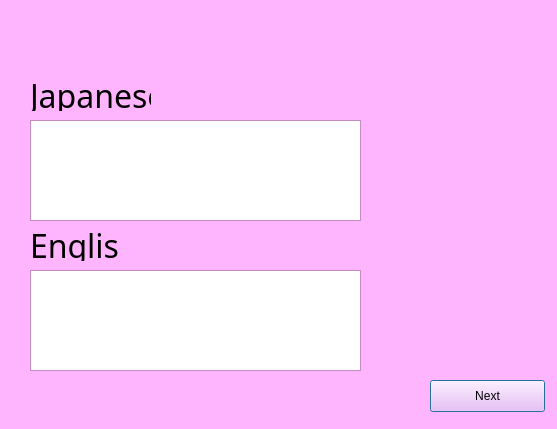
<?xml version="1.0" encoding="UTF-8"?>
<ui version="4.0">
 <class>chpt5Dialog</class>
 <widget class="QDialog" name="chpt5Dialog">
  <property name="geometry">
   <rect>
    <x>0</x>
    <y>0</y>
    <width>557</width>
    <height>429</height>
   </rect>
  </property>
  <property name="palette">
   <palette>
    <active>
     <colorrole role="WindowText">
      <brush brushstyle="SolidPattern">
       <color alpha="255">
        <red>0</red>
        <green>0</green>
        <blue>0</blue>
       </color>
      </brush>
     </colorrole>
     <colorrole role="Button">
      <brush brushstyle="SolidPattern">
       <color alpha="255">
        <red>255</red>
        <green>181</green>
        <blue>254</blue>
       </color>
      </brush>
     </colorrole>
     <colorrole role="Light">
      <brush brushstyle="SolidPattern">
       <color alpha="255">
        <red>255</red>
        <green>255</green>
        <blue>255</blue>
       </color>
      </brush>
     </colorrole>
     <colorrole role="Midlight">
      <brush brushstyle="SolidPattern">
       <color alpha="255">
        <red>255</red>
        <green>218</green>
        <blue>254</blue>
       </color>
      </brush>
     </colorrole>
     <colorrole role="Dark">
      <brush brushstyle="SolidPattern">
       <color alpha="255">
        <red>127</red>
        <green>90</green>
        <blue>127</blue>
       </color>
      </brush>
     </colorrole>
     <colorrole role="Mid">
      <brush brushstyle="SolidPattern">
       <color alpha="255">
        <red>170</red>
        <green>121</green>
        <blue>169</blue>
       </color>
      </brush>
     </colorrole>
     <colorrole role="Text">
      <brush brushstyle="SolidPattern">
       <color alpha="255">
        <red>0</red>
        <green>0</green>
        <blue>0</blue>
       </color>
      </brush>
     </colorrole>
     <colorrole role="BrightText">
      <brush brushstyle="SolidPattern">
       <color alpha="255">
        <red>255</red>
        <green>255</green>
        <blue>255</blue>
       </color>
      </brush>
     </colorrole>
     <colorrole role="ButtonText">
      <brush brushstyle="SolidPattern">
       <color alpha="255">
        <red>0</red>
        <green>0</green>
        <blue>0</blue>
       </color>
      </brush>
     </colorrole>
     <colorrole role="Base">
      <brush brushstyle="SolidPattern">
       <color alpha="255">
        <red>255</red>
        <green>255</green>
        <blue>255</blue>
       </color>
      </brush>
     </colorrole>
     <colorrole role="Window">
      <brush brushstyle="SolidPattern">
       <color alpha="255">
        <red>255</red>
        <green>181</green>
        <blue>254</blue>
       </color>
      </brush>
     </colorrole>
     <colorrole role="Shadow">
      <brush brushstyle="SolidPattern">
       <color alpha="255">
        <red>0</red>
        <green>0</green>
        <blue>0</blue>
       </color>
      </brush>
     </colorrole>
     <colorrole role="AlternateBase">
      <brush brushstyle="SolidPattern">
       <color alpha="255">
        <red>255</red>
        <green>218</green>
        <blue>254</blue>
       </color>
      </brush>
     </colorrole>
     <colorrole role="ToolTipBase">
      <brush brushstyle="SolidPattern">
       <color alpha="255">
        <red>255</red>
        <green>255</green>
        <blue>220</blue>
       </color>
      </brush>
     </colorrole>
     <colorrole role="ToolTipText">
      <brush brushstyle="SolidPattern">
       <color alpha="255">
        <red>0</red>
        <green>0</green>
        <blue>0</blue>
       </color>
      </brush>
     </colorrole>
    </active>
    <inactive>
     <colorrole role="WindowText">
      <brush brushstyle="SolidPattern">
       <color alpha="255">
        <red>0</red>
        <green>0</green>
        <blue>0</blue>
       </color>
      </brush>
     </colorrole>
     <colorrole role="Button">
      <brush brushstyle="SolidPattern">
       <color alpha="255">
        <red>255</red>
        <green>181</green>
        <blue>254</blue>
       </color>
      </brush>
     </colorrole>
     <colorrole role="Light">
      <brush brushstyle="SolidPattern">
       <color alpha="255">
        <red>255</red>
        <green>255</green>
        <blue>255</blue>
       </color>
      </brush>
     </colorrole>
     <colorrole role="Midlight">
      <brush brushstyle="SolidPattern">
       <color alpha="255">
        <red>255</red>
        <green>218</green>
        <blue>254</blue>
       </color>
      </brush>
     </colorrole>
     <colorrole role="Dark">
      <brush brushstyle="SolidPattern">
       <color alpha="255">
        <red>127</red>
        <green>90</green>
        <blue>127</blue>
       </color>
      </brush>
     </colorrole>
     <colorrole role="Mid">
      <brush brushstyle="SolidPattern">
       <color alpha="255">
        <red>170</red>
        <green>121</green>
        <blue>169</blue>
       </color>
      </brush>
     </colorrole>
     <colorrole role="Text">
      <brush brushstyle="SolidPattern">
       <color alpha="255">
        <red>0</red>
        <green>0</green>
        <blue>0</blue>
       </color>
      </brush>
     </colorrole>
     <colorrole role="BrightText">
      <brush brushstyle="SolidPattern">
       <color alpha="255">
        <red>255</red>
        <green>255</green>
        <blue>255</blue>
       </color>
      </brush>
     </colorrole>
     <colorrole role="ButtonText">
      <brush brushstyle="SolidPattern">
       <color alpha="255">
        <red>0</red>
        <green>0</green>
        <blue>0</blue>
       </color>
      </brush>
     </colorrole>
     <colorrole role="Base">
      <brush brushstyle="SolidPattern">
       <color alpha="255">
        <red>255</red>
        <green>255</green>
        <blue>255</blue>
       </color>
      </brush>
     </colorrole>
     <colorrole role="Window">
      <brush brushstyle="SolidPattern">
       <color alpha="255">
        <red>255</red>
        <green>181</green>
        <blue>254</blue>
       </color>
      </brush>
     </colorrole>
     <colorrole role="Shadow">
      <brush brushstyle="SolidPattern">
       <color alpha="255">
        <red>0</red>
        <green>0</green>
        <blue>0</blue>
       </color>
      </brush>
     </colorrole>
     <colorrole role="AlternateBase">
      <brush brushstyle="SolidPattern">
       <color alpha="255">
        <red>255</red>
        <green>218</green>
        <blue>254</blue>
       </color>
      </brush>
     </colorrole>
     <colorrole role="ToolTipBase">
      <brush brushstyle="SolidPattern">
       <color alpha="255">
        <red>255</red>
        <green>255</green>
        <blue>220</blue>
       </color>
      </brush>
     </colorrole>
     <colorrole role="ToolTipText">
      <brush brushstyle="SolidPattern">
       <color alpha="255">
        <red>0</red>
        <green>0</green>
        <blue>0</blue>
       </color>
      </brush>
     </colorrole>
    </inactive>
    <disabled>
     <colorrole role="WindowText">
      <brush brushstyle="SolidPattern">
       <color alpha="255">
        <red>127</red>
        <green>90</green>
        <blue>127</blue>
       </color>
      </brush>
     </colorrole>
     <colorrole role="Button">
      <brush brushstyle="SolidPattern">
       <color alpha="255">
        <red>255</red>
        <green>181</green>
        <blue>254</blue>
       </color>
      </brush>
     </colorrole>
     <colorrole role="Light">
      <brush brushstyle="SolidPattern">
       <color alpha="255">
        <red>255</red>
        <green>255</green>
        <blue>255</blue>
       </color>
      </brush>
     </colorrole>
     <colorrole role="Midlight">
      <brush brushstyle="SolidPattern">
       <color alpha="255">
        <red>255</red>
        <green>218</green>
        <blue>254</blue>
       </color>
      </brush>
     </colorrole>
     <colorrole role="Dark">
      <brush brushstyle="SolidPattern">
       <color alpha="255">
        <red>127</red>
        <green>90</green>
        <blue>127</blue>
       </color>
      </brush>
     </colorrole>
     <colorrole role="Mid">
      <brush brushstyle="SolidPattern">
       <color alpha="255">
        <red>170</red>
        <green>121</green>
        <blue>169</blue>
       </color>
      </brush>
     </colorrole>
     <colorrole role="Text">
      <brush brushstyle="SolidPattern">
       <color alpha="255">
        <red>127</red>
        <green>90</green>
        <blue>127</blue>
       </color>
      </brush>
     </colorrole>
     <colorrole role="BrightText">
      <brush brushstyle="SolidPattern">
       <color alpha="255">
        <red>255</red>
        <green>255</green>
        <blue>255</blue>
       </color>
      </brush>
     </colorrole>
     <colorrole role="ButtonText">
      <brush brushstyle="SolidPattern">
       <color alpha="255">
        <red>127</red>
        <green>90</green>
        <blue>127</blue>
       </color>
      </brush>
     </colorrole>
     <colorrole role="Base">
      <brush brushstyle="SolidPattern">
       <color alpha="255">
        <red>255</red>
        <green>181</green>
        <blue>254</blue>
       </color>
      </brush>
     </colorrole>
     <colorrole role="Window">
      <brush brushstyle="SolidPattern">
       <color alpha="255">
        <red>255</red>
        <green>181</green>
        <blue>254</blue>
       </color>
      </brush>
     </colorrole>
     <colorrole role="Shadow">
      <brush brushstyle="SolidPattern">
       <color alpha="255">
        <red>0</red>
        <green>0</green>
        <blue>0</blue>
       </color>
      </brush>
     </colorrole>
     <colorrole role="AlternateBase">
      <brush brushstyle="SolidPattern">
       <color alpha="255">
        <red>255</red>
        <green>181</green>
        <blue>254</blue>
       </color>
      </brush>
     </colorrole>
     <colorrole role="ToolTipBase">
      <brush brushstyle="SolidPattern">
       <color alpha="255">
        <red>255</red>
        <green>255</green>
        <blue>220</blue>
       </color>
      </brush>
     </colorrole>
     <colorrole role="ToolTipText">
      <brush brushstyle="SolidPattern">
       <color alpha="255">
        <red>0</red>
        <green>0</green>
        <blue>0</blue>
       </color>
      </brush>
     </colorrole>
    </disabled>
   </palette>
  </property>
  <property name="windowTitle">
   <string>Dialog</string>
  </property>
  <widget class="QTextBrowser" name="Japanese5">
   <property name="geometry">
    <rect>
     <x>30</x>
     <y>120</y>
     <width>331</width>
     <height>101</height>
    </rect>
   </property>
  </widget>
  <widget class="QTextBrowser" name="English5">
   <property name="geometry">
    <rect>
     <x>30</x>
     <y>270</y>
     <width>331</width>
     <height>101</height>
    </rect>
   </property>
  </widget>
  <widget class="QPushButton" name="Next">
   <property name="geometry">
    <rect>
     <x>430</x>
     <y>380</y>
     <width>115</width>
     <height>32</height>
    </rect>
   </property>
   <property name="text">
    <string>Next</string>
   </property>
  </widget>
  <widget class="QLabel" name="label">
   <property name="geometry">
    <rect>
     <x>30</x>
     <y>80</y>
     <width>121</width>
     <height>31</height>
    </rect>
   </property>
   <property name="font">
    <font>
     <family>Century Gothic</family>
     <pointsize>24</pointsize>
    </font>
   </property>
   <property name="text">
    <string>Japanese</string>
   </property>
  </widget>
  <widget class="QLabel" name="label_2">
   <property name="geometry">
    <rect>
     <x>30</x>
     <y>230</y>
     <width>91</width>
     <height>31</height>
    </rect>
   </property>
   <property name="font">
    <font>
     <family>Century Gothic</family>
     <pointsize>24</pointsize>
    </font>
   </property>
   <property name="text">
    <string>English</string>
   </property>
  </widget>
  <widget class="QLabel" name="label_3">
   <property name="geometry">
    <rect>
     <x>440</x>
     <y>20</y>
     <width>101</width>
     <height>61</height>
    </rect>
   </property>
   <property name="text">
    <string/>
   </property>
   <property name="pixmap">
    <pixmap resource="BabelResources.qrc">:/JapaneseText/japan.png</pixmap>
   </property>
   <property name="scaledContents">
    <bool>true</bool>
   </property>
  </widget>
 </widget>
 <resources>
  <include location="BabelResources.qrc"/>
 </resources>
 <connections/>
</ui>
